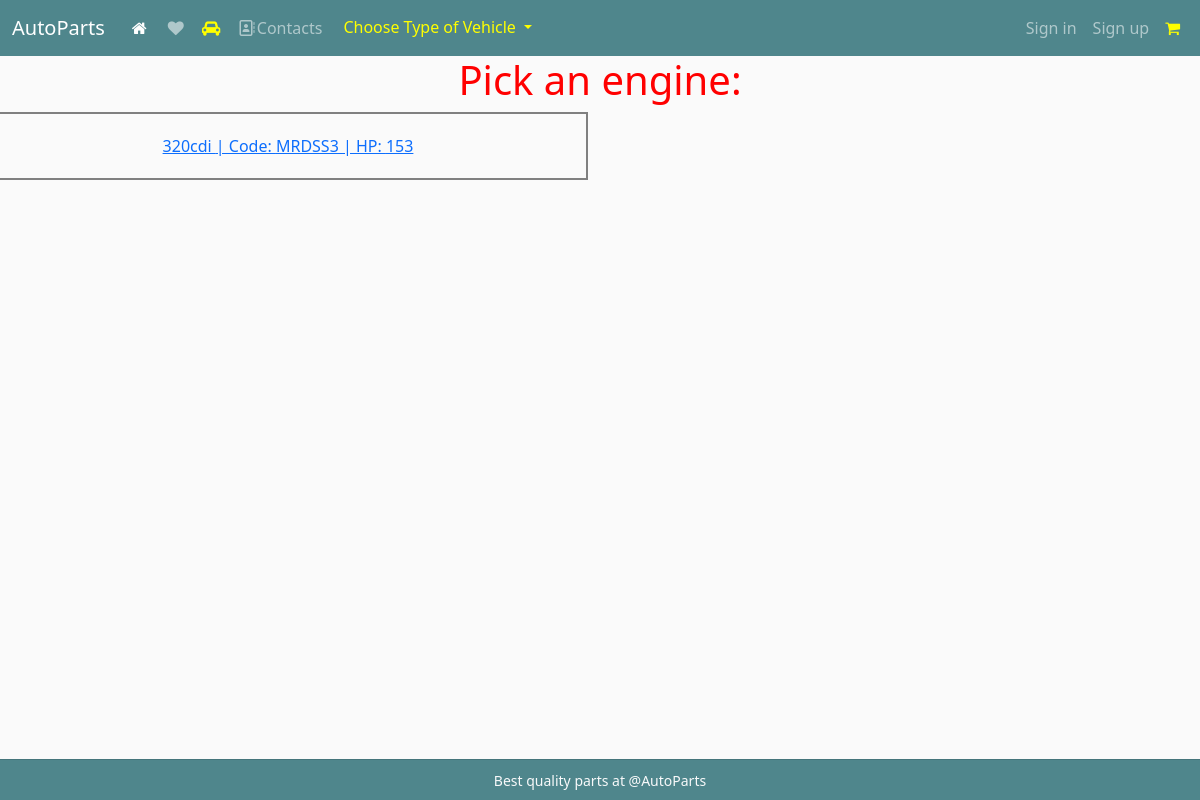
The app's page /vehicles/car-model-engines/2, older data.
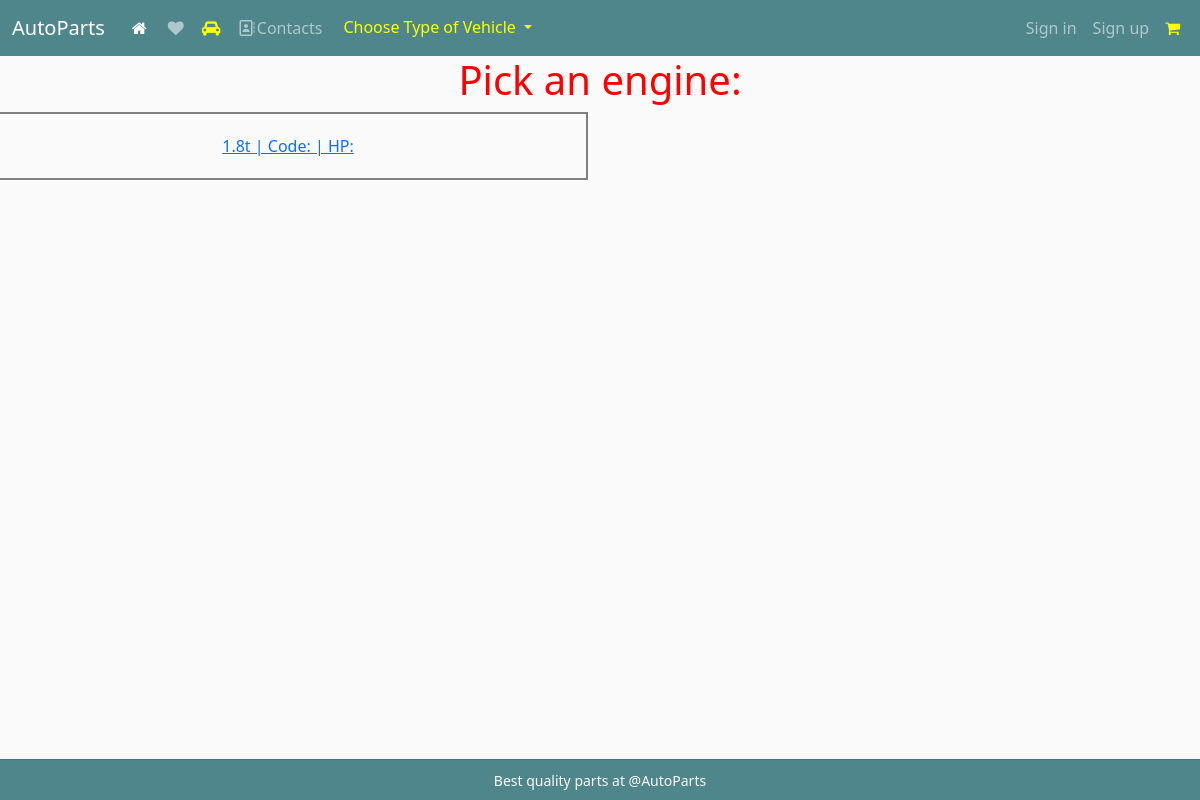
The same page, newer data.
### AutoParts/vehicle/models.py (models this page shows)
class EngineModel(models.Model):
    engine = models.CharField(
        max_length=10,
    )
    power = models.CharField(
        max_length=10,
    )
    engine_code = models.CharField(
        max_length=100,
    )
    def __str__(self):
        return self.engine

### AutoParts/vehicle/views.py (the view)
# urls.py: path('car-model-engines/<int:model>', VehicleEnginesView.as_view(), name='vehicle engines'),
class VehicleEnginesView(TemplateView):
    template_name = 'vehicles/vehicle-list-by-engine.html'
    def get_context_data(self, **kwargs):
        context = super().get_context_data(**kwargs)
        model = kwargs['model']
        vehicles = VehicleModels.objects.filter(pk=model)
        context['engine_list'] = [v.engine for v in vehicles]
        return context

### templates/vehicles/vehicle-list-by-engine.html
{% extends 'base.html' %}
{% block content %}
<h1 class="row justify-content-center" style="color:red;">Pick an engine:</h1>
    {% for engine in engine_list %}
        <a href="{% url 'parts groups list' engine.id %}">
            <li class="row justify-content-center" style="width: 50%;padding: 20px;border: 2px solid grey;">
                {{ engine }} | Code: {{ engine.engine_code }} | HP: {{ engine.power }}
            </li>
        </a>
    {% endfor %}
{% endblock %}

Row changes from the older to the newer data that the page shows:
no longer on this page (row edited): EngineModel: engine "320cdi", engine_code "MRDSS3", power "153"
now on this page (row edited): EngineModel: engine "1.8t"
